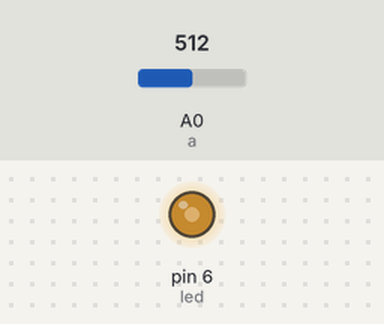
Bench run of a sketch on a simulated Arduino Uno, built with avr-gcc and run on an emulated ATmega328P. Shown: output pins drawn as LEDs (lit = HIGH). The test bench sets the inputs (shaded band); at power-on: A0 (a) = 512.

Above: at 1.2 s.
1.3 s: A0 (a) set to 716
At 2.0 s:
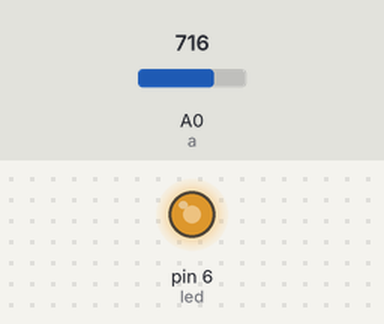
2.8 s: A0 (a) set to 900
At 3.2 s:
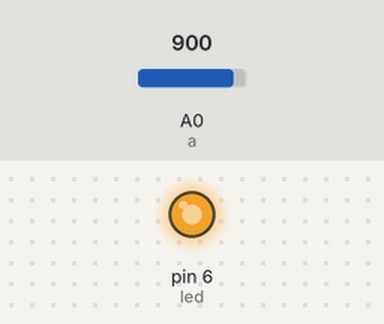
4.3 s: A0 (a) set to 122
At 5.5 s:
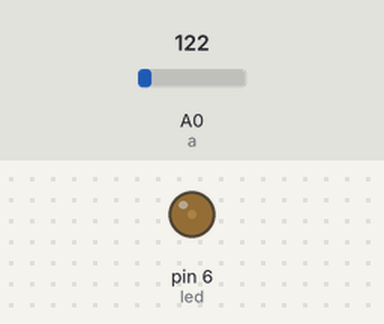
5.8 s: A0 (a) set to 0
At 6.7 s:
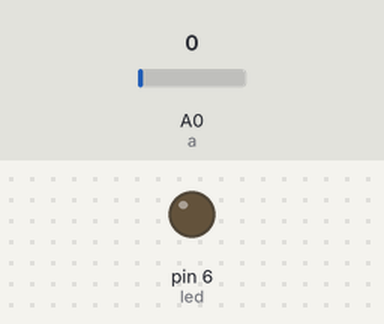
7.3 s: A0 (a) set to 511
At 7.8 s:
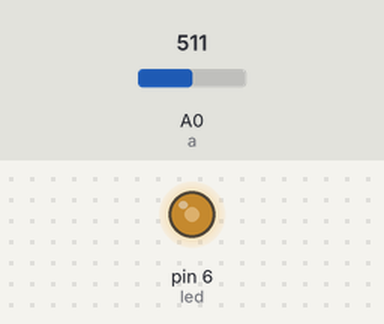
Timing chart, 0 to 9.8 s (numbered marks = the images above; inputs shaded):
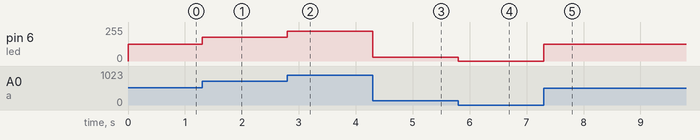

Measured:
- after the input at 1.3 s, pin 6 (led): 127/255 → 178/255 at once
- after the input at 2.8 s, pin 6 (led): 178/255 → 224/255 at once
- after the input at 4.3 s, pin 6 (led): 224/255 → 30/255 at once
- after the input at 5.8 s, pin 6 (led): 30/255 → 0/255 at once
- after the input at 7.3 s, pin 6 (led): 0/255 → 127/255 at once

The sketch:

Potentiometer-Led.ino
```cpp
// C++ code
// INTERFACING POTENTIOMETER WITH LED
const int a=A0,led=6;
void setup()
{
  pinMode(led, OUTPUT);
  pinMode(a,INPUT);
}

void loop()
{
  int value = analogRead(a);
  int b= map(value,0,1023,0,255);
  analogWrite(led,b);
}
```
